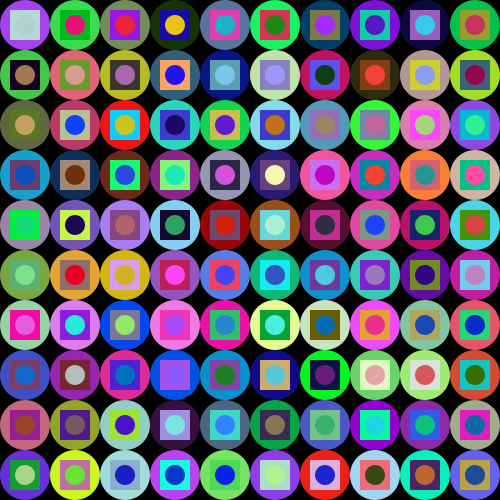
Frame 1 (no input)
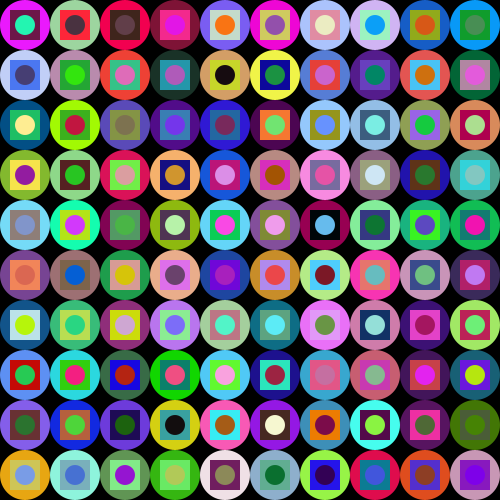
Frame 60 (the mouse pressed at the canvas centre just before this capture)
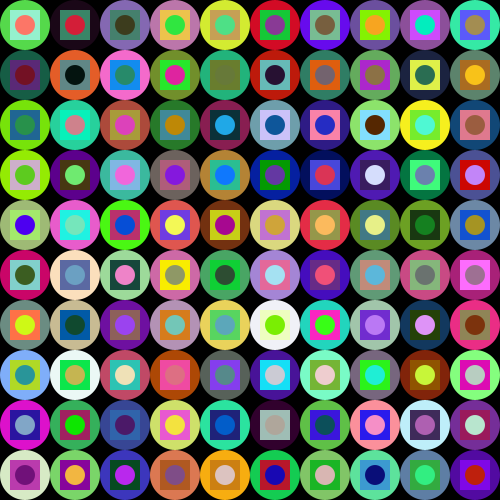
Frame 120 (the mouse held since frame 60 and released just before this capture)

The Processing sketch that drew these frames (run headless with seeded random() and noise(); from frame 60 on, the mouse is pressed at the canvas centre):

// Processing sketch: processing_141218
// ── processing_141218.pde

void setup(){
size (500,500);
smooth();
frameRate(20);
}
 
void draw(){
noStroke();
background(0);
ellipseMode(CORNER);
for(int yPos = 0; yPos <height; yPos += 50){
for(int xPos = 0; xPos < width; xPos += 50){
fill(random(0,255),random(0,255),random(0,255));
ellipse(xPos,yPos,50,50);
}
}
delay(100);
for(int yPos = 10; yPos <height; yPos += 50){
for(int xPos = 10; xPos < width; xPos += 50){
fill(random(0,255),random(0,255),random(0,255));
rect(xPos,yPos,30,30);
}
}
for(int yPos = 15; yPos <height; yPos += 50){
for(int xPos = 15; xPos < width; xPos += 50){
fill(random(0,255),random(0,255),random(0,255));
ellipse(xPos,yPos,20,20);
}
}
}
